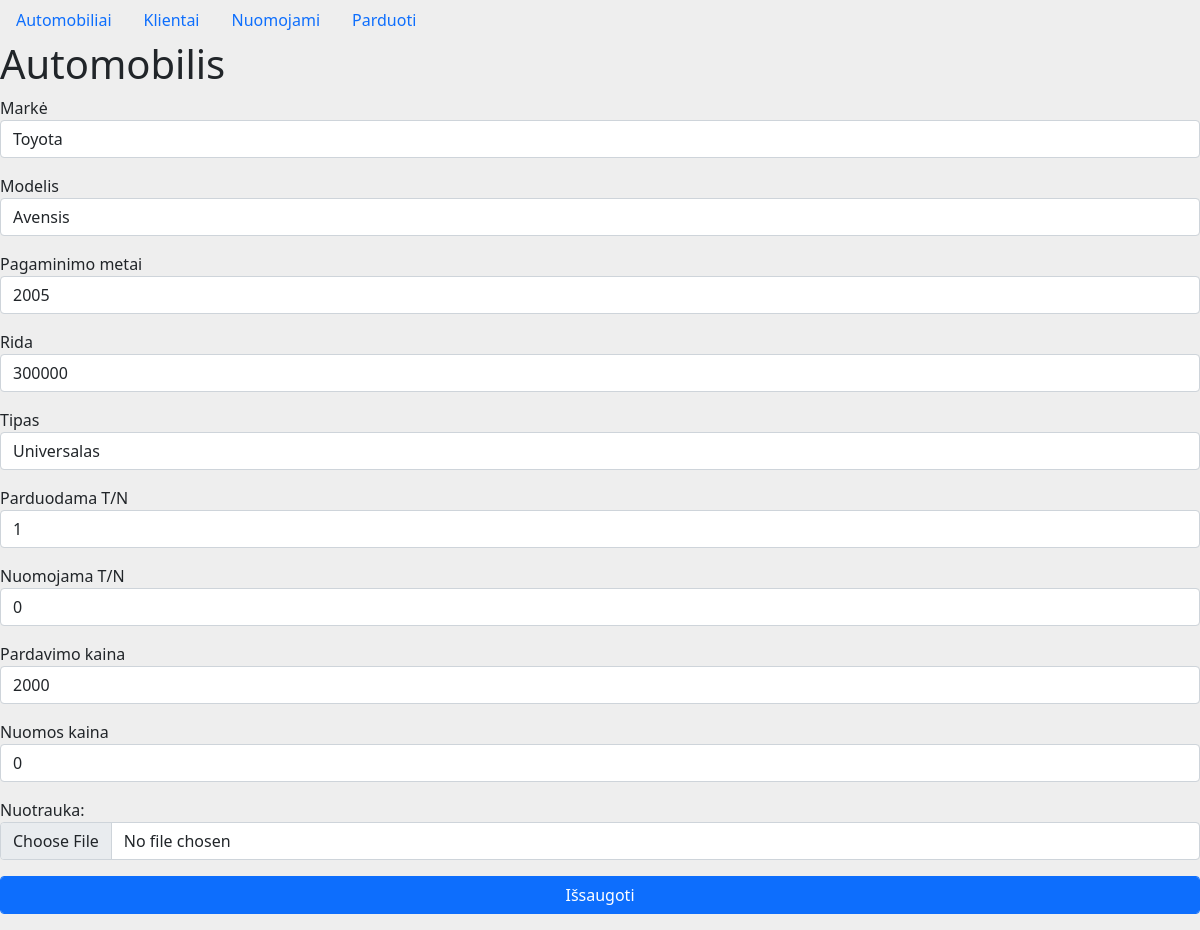
/automobilis.php?auto_id=1, run on the app's committed database.
### tables this page shows
CREATE TABLE `automobiliai` (
  `auto_id` smallint(6) NOT NULL,
  `marke` varchar(16) NOT NULL,
  `modelis` varchar(16) NOT NULL,
  `pagaminimo_metai` year(4) NOT NULL,
  `rida` int(8) NOT NULL,
  `tipas` varchar(16) NOT NULL,
  `ar_parduodama` tinyint(1) DEFAULT NULL,
  `ar_nuomojama` tinyint(1) DEFAULT NULL,
  `pardavimo_kaina` int(8) DEFAULT NULL,
  `nuomos_kaina` int(8) DEFAULT NULL,
  `nuotrauka` longblob NOT NULL
);

### automobilis.php (the view, shortened to what this page needs)
<?php require('header.php') ?>
<?php
$edit=false;
if (isset($_GET['auto_id']) && is_numeric($_GET['auto_id'])) {
  $edit=true;
  $auto_id = htmlspecialchars($_GET['auto_id']);
  $sql = "SELECT * FROM automobiliai WHERE auto_id=$auto_id";
  $result = mysqli_query($conn, $sql);
  $automobilis = mysqli_fetch_assoc($result);
}
?>
<h1>Automobilis</h1>
<form class="" action="functions.php" method="post" enctype="multipart/form-data">
<div class="mb-3">
  <label>Markė</label>
<input class="form-control" type="text" name="marke" value="<?=$automobilis['marke']??''?>" required>
</div>
<div class="mb-3">
  <label>Modelis</label>
<input class="form-control" type="text" name="modelis" value="<?=$automobilis['modelis']??''?>" required>
</div>
<div class="mb-3">
  <label>Pagaminimo metai</label>
<input class="form-control" type="text" name="pagaminimo_metai" value="<?=$automobilis['pagaminimo_metai']??''?>" required>
</div>
<div class="mb-3">
  <label>Rida</label>
<input class="form-control" type="text" name="rida" value="<?=$automobilis['rida']??''?>" required>
</div>
<div class="mb-3">
  <label>Tipas</label>
<input class="form-control" type="text" name="tipas" value="<?=$automobilis['tipas']??''?>" required>
</div>
<div class="mb-3">
  <label>Parduodama T/N</label>
<input class="form-control" type="text" name="ar_parduodama" value="<?=$automobilis['ar_parduodama']??''?>">
</div>
<div class="mb-3">
  <label>Nuomojama T/N</label>
<input class="form-control" type="text" name="ar_nuomojama" value="<?=$automobilis['ar_nuomojama']??''?>">
</div>
<div class="mb-3">
  <label>Pardavimo kaina</label>
<input class="form-control" type="text" name="pardavimo_kaina" value="<?=$automobilis['pardavimo_kaina']??''?>">
</div>
<div class="mb-3">
  <label>Nuomos kaina</label>
<input class="form-control" type="text" name="nuomos_kaina" value="<?=$automobilis['nuomos_kaina']??''?>">
</div>
<div class="mb-3">
    <label>Nuotrauka:</label>
    <input class="form-control" type="file" name="image">
</div>
<div class="mb-3">
<input class="form-control btn btn btn-primary" type="submit" name="<?=($edit)?'redaguoti_automobili':'naujas_automobilis'?>" value="Išsaugoti">
</div>
</form>
<?php require('footer.php') ?>

### style.css (style rules this page uses)
body { background: #eee; }

### data on the page
automobiliai: marke "Toyota", modelis "Avensis", pagaminimo_metai "2005", rida "300000", tipas "Universalas", ar_parduodama "1", ar_nuomojama "0", pardavimo_kaina "2000", nuomos_kaina "0"
